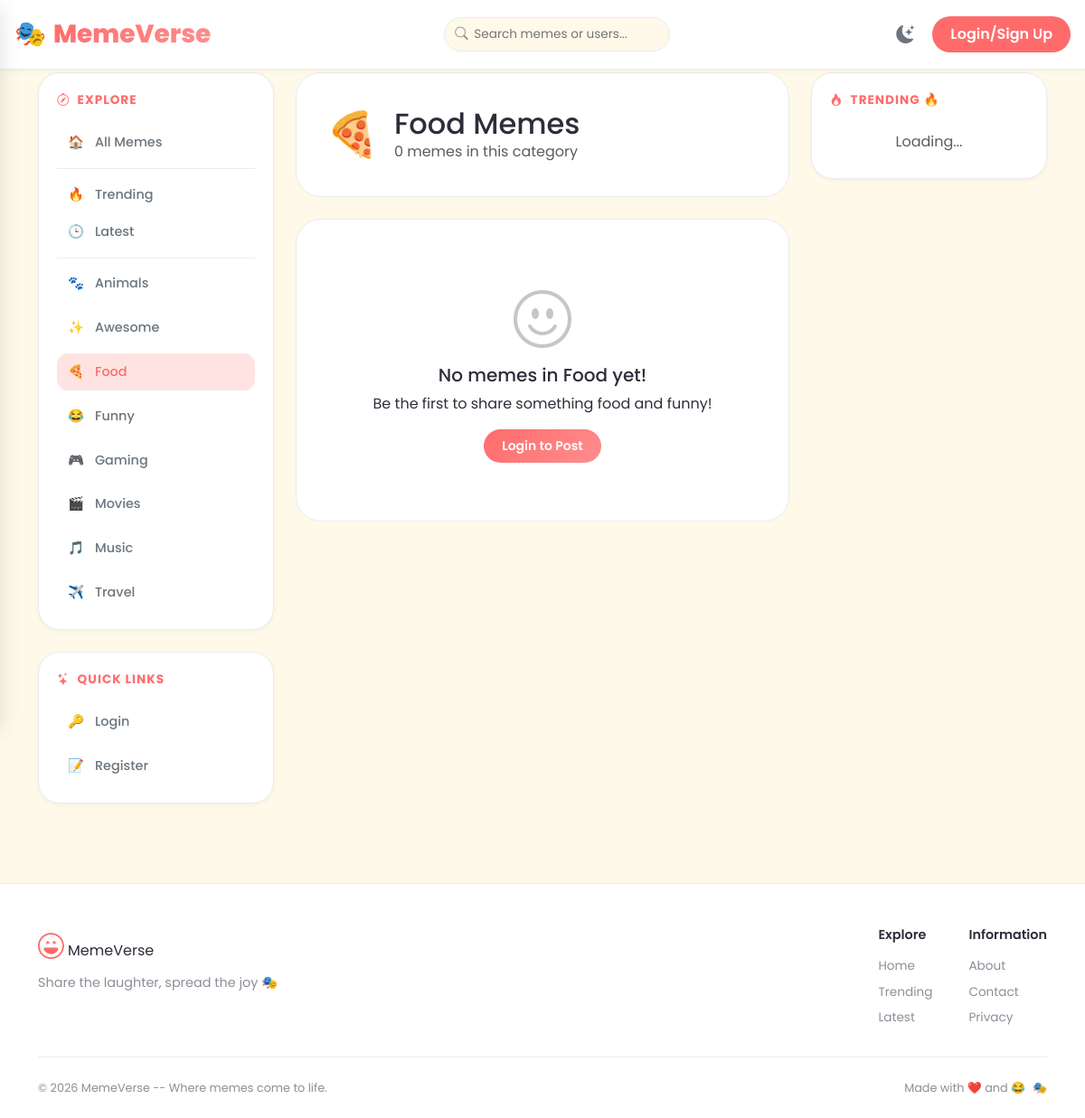
The app's page /category.php?slug=food with its own data.
### tables this page shows
CREATE TABLE `categories` (
  `id` int NOT NULL AUTO_INCREMENT,
  `name` varchar(50) NOT NULL,
  `slug` varchar(50) NOT NULL,
  PRIMARY KEY (`id`),
  UNIQUE KEY `slug` (`slug`)
);

### includes/functions.php (called while the page is built, shortened)
<?php
function isLoggedIn() {
    return isset($_SESSION['user_id']) && !empty($_SESSION['user_id']);
}
function getCurrentUser($pdo) {
    if (!isLoggedIn()) return null;
    $stmt = $pdo->prepare("SELECT id, username, nickname, avatar, bio, email, is_admin, banned FROM users WHERE id = ?");
    $stmt->execute([$_SESSION['user_id']]);
    return $stmt->fetch();
}
function getCategoryEmoji($slug) {
    $emojis = [
        'funny' => '😂', 'animals' => '🐾', 'music' => '🎵', 'movies' => '🎬',
        'gaming' => '🎮', 'food' => '🍕', 'travel' => '✈️', 'awesome' => '✨'
    ];
    return $emojis[$slug] ?? '🏷️';
}
function escape($string) {
    return htmlspecialchars($string ?? '', ENT_QUOTES, 'UTF-8');
}
?>

### category.php (the view, shortened to what this page needs)
<?php
require_once 'includes/header.php';
$slug = isset($_GET['slug']) ? trim($_GET['slug']) : '';
$stmt = $pdo->prepare("SELECT id, name, slug FROM categories WHERE slug = ?");
$stmt->execute([$slug]);
$category = $stmt->fetch();
$category_id = $category['id'];
$category_name = $category['name'];
$category_emoji = getCategoryEmoji($slug);
$page = isset($_GET['page']) ? (int)$_GET['page'] : 1;
$limit = 10;
$offset = ($page - 1) * $limit;
$stmt = $pdo->prepare("
    SELECT p.*, u.username, u.avatar, u.nickname, u.id as user_id,
           c.name as category_name, c.slug as category_slug
    FROM posts p
    JOIN users u ON p.user_id = u.id
    JOIN categories c ON p.category_id = c.id
    WHERE p.category_id = :category_id
    ORDER BY p.created_at DESC
    LIMIT :limit OFFSET :offset
");
$stmt->bindParam(':category_id', $category_id, PDO::PARAM_INT);
$stmt->bindParam(':limit', $limit, PDO::PARAM_INT);
$stmt->bindParam(':offset', $offset, PDO::PARAM_INT);
$stmt->execute();
$posts = $stmt->fetchAll();
$stmt = $pdo->prepare("SELECT COUNT(*) FROM posts WHERE category_id = ?");
$stmt->execute([$category_id]);
$total_posts = $stmt->fetchColumn();
?>
<div class="row g-4">
    <div class="col-lg-3">
        <?php include 'includes/sidebar.php'; ?>
    </div>
    <div class="col-lg-6">
        <div class="profile-header mb-4">
            <div class="d-flex align-items-center gap-3">
                <div style="font-size: 3rem;"><?= $category_emoji ?></div>
                <div>
                    <h2 class="mb-0"><?= escape($category_name) ?> Memes</h2>
                    <p class="text-muted mb-0"><?= $total_posts ?> memes in this category</p>
                </div>
            </div>
        </div>
        <?php if (empty($posts)): ?>
            <div class="empty-state">
                <i class="bi bi-emoji-smile"></i>
                <h5>No memes in <?= escape($category_name) ?> yet!</h5>
                <p>Be the first to share something <?= strtolower($category_name) ?> and funny!</p>
                <?php if ($current_user): ?>
                    <a href="upload.php" class="btn-create">Upload Meme</a>
                <?php else: ?>
                    <a href="login.php" class="btn-create">Login to Post</a>
                <?php endif; ?>
            </div>
        <?php endif; ?>
    </div>
    <div class="col-lg-3">
        <div class="sidebar-card">
            <div class="sidebar-title"><i class="bi bi-fire"></i> TRENDING 🔥</div>
            <div id="trending-container" class="category-list"><div class="text-center py-2 text-muted">Loading...</div></div>
        </div>
    </div>
</div>
<?php require_once 'includes/footer.php'; ?>

### includes/sidebar.php (shortened to what this page needs)
<?php
$categories = $pdo->query("SELECT * FROM categories ORDER BY name")->fetchAll();
$current_slug = $_GET['slug'] ?? '';
?>
<div class="sidebar-card">
    <div class="sidebar-title"><i class="bi bi-compass"></i> EXPLORE</div>
    <a href="<?= SITE_URL ?>" class="category-link <?= empty($current_slug) ? 'active' : '' ?>">
        <span class="emoji">🏠</span> All Memes
    </a>
    <div class="category-divider"></div>
    <a href="<?= SITE_URL ?>trending.php" class="category-link"><span class="emoji">🔥</span> Trending</a>
    <a href="<?= SITE_URL ?>latest.php" class="category-link"><span class="emoji">🕒</span> Latest</a>
    <div class="category-divider"></div>
    <div class="category-list">
        <?php foreach ($categories as $cat): ?>
            <a href="<?= SITE_URL ?>category.php?slug=<?= $cat['slug'] ?>"
               class="category-link <?= $current_slug === $cat['slug'] ? 'active' : '' ?>">
                <span class="emoji"><?= getCategoryEmoji($cat['slug']) ?></span>
                <?= escape($cat['name']) ?>
            </a>
        <?php endforeach; ?>
    </div>
</div>
<div class="sidebar-card">
    <div class="sidebar-title"><i class="bi bi-stars"></i> QUICK LINKS</div>
    <div class="category-list">
        <?php if (isLoggedIn()): ?>
            <a href="<?= SITE_URL ?>upload.php" class="category-link"><span class="emoji">📤</span> Upload Meme</a>
            <a href="<?= SITE_URL ?>profile.php" class="category-link"><span class="emoji">👤</span> My Profile</a>
        <?php else: ?>
            <a href="<?= SITE_URL ?>login.php" class="category-link"><span class="emoji">🔑</span> Login</a>
            <a href="<?= SITE_URL ?>register.php" class="category-link"><span class="emoji">📝</span> Register</a>
        <?php endif; ?>
    </div>
</div>

### assets/css/style.css (style rules this page uses)
:root { --bg-primary: #fef9e8; --bg-secondary: #ffffff; --bg-card: #ffffff; --text-primary: #2d2d3a; --text-secondary: #6c757d; --text-muted: #8b8f98; --border-color: #e9ecef; --primary: #ff6b6b; --primary-dark: #ff5252; --primary-light: #ffe3e3; --danger: #ef476f; --shadow-sm: 0 2px 4px rgba(0,0,0,0.04); --shadow-md: 0 4px 12px rgba(0,0,0,0.08); --shadow-lg: 0 8px 24px rgba(0,0,0,0.12); --shadow-xl: 0 20px 40px rgba(0,0,0,0.15); }
* { margin: 0; padding: 0; box-sizing: border-box; }
body { background: var(--bg-primary); color: var(--text-primary); font-family: 'Poppins', sans-serif; padding-top: 80px; transition: background 0.3s ease, color 0.3s ease; }
.sidebar-card { background: var(--bg-card); border-radius: 24px; padding: 1.25rem; margin-bottom: 1.5rem; border: 1px solid var(--border-color); box-shadow: var(--shadow-sm); }
.sidebar-title { font-size: 0.85rem; font-weight: 700; text-transform: uppercase; letter-spacing: 1px; color: var(--primary); margin-bottom: 1rem; display: flex; align-items: center; gap: 0.5rem; }
.category-list { display: flex; flex-direction: column; gap: 0.5rem; }
.category-link { display: flex; align-items: center; gap: 0.75rem; padding: 0.6rem 0.75rem; color: var(--text-secondary); text-decoration: none; border-radius: 12px; transition: all 0.2s; font-weight: 500; font-size: 0.9rem; }
.category-link.active { background: var(--primary-light); color: var(--primary); }
.profile-header { background: var(--bg-card); border-radius: 28px; padding: 2rem; margin-bottom: 2rem; border: 1px solid var(--border-color); }
.empty-state { text-align: center; padding: 4rem 2rem; background: var(--bg-card); border-radius: 28px; border: 1px solid var(--border-color); }
.empty-state i { font-size: 4rem; color: var(--text-muted); opacity: 0.5; margin-bottom: 1rem; }
.btn-create { background: linear-gradient(135deg, var(--primary), #ff8e8e); color: white; padding: 0.5rem 1.25rem; border-radius: 40px; text-decoration: none; font-weight: 600; font-size: 0.875rem; transition: all 0.2s; display: inline-flex; align-items: center; gap: 0.5rem; border: none; cursor: pointer; }

### includes/sidebar.php (style rules this page uses)
.category-divider { height: 1px; background: var(--border-color); margin: 0.5rem 0; }

### records on screen
categories: slug "🐾", name "Animals"
categories: slug "✨", name "Awesome"
categories: slug "🍕", name "Food", name "food"
categories: slug "😂", name "Funny"
categories: slug "🎮", name "Gaming"
categories: slug "🎬", name "Movies"
categories: slug "🎵", name "Music"
categories: slug "✈️", name "Travel"

### other values on screen
$category_emoji "🍕"
$total_posts "0"
